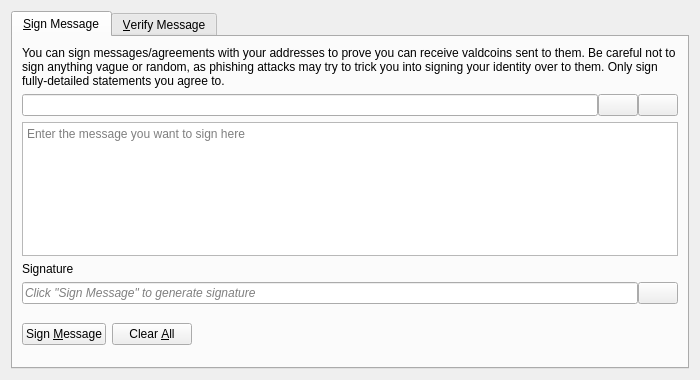
<?xml version="1.0" encoding="UTF-8"?>
<ui version="4.0">
 <class>SignVerifyMessageDialog</class>
 <widget class="QDialog" name="SignVerifyMessageDialog">
  <property name="geometry">
   <rect>
    <x>0</x>
    <y>0</y>
    <width>700</width>
    <height>380</height>
   </rect>
  </property>
  <property name="windowTitle">
   <string>Signatures - Sign / Verify a Message</string>
  </property>
  <property name="modal">
   <bool>true</bool>
  </property>
  <layout class="QVBoxLayout" name="verticalLayout">
   <item>
    <widget class="QTabWidget" name="tabWidget">
     <property name="currentIndex">
      <number>0</number>
     </property>
     <widget class="QWidget" name="tabSignMessage">
      <attribute name="title">
       <string>&amp;Sign Message</string>
      </attribute>
      <layout class="QVBoxLayout" name="verticalLayout_SM">
       <item>
        <widget class="QLabel" name="infoLabel_SM">
         <property name="text">
          <string>You can sign messages/agreements with your addresses to prove you can receive valdcoins sent to them. Be careful not to sign anything vague or random, as phishing attacks may try to trick you into signing your identity over to them. Only sign fully-detailed statements you agree to.</string>
         </property>
         <property name="textFormat">
          <enum>Qt::PlainText</enum>
         </property>
         <property name="wordWrap">
          <bool>true</bool>
         </property>
        </widget>
       </item>
       <item>
        <layout class="QHBoxLayout" name="horizontalLayout_1_SM">
         <property name="spacing">
          <number>0</number>
         </property>
         <item>
          <widget class="QValidatedLineEdit" name="addressIn_SM">
           <property name="toolTip">
            <string>The Valdcoin address to sign the message with</string>
           </property>
          </widget>
         </item>
         <item>
          <widget class="QPushButton" name="addressBookButton_SM">
           <property name="toolTip">
            <string>Choose previously used address</string>
           </property>
           <property name="text">
            <string/>
           </property>
           <property name="icon">
            <iconset resource="../valdcoin.qrc">
             <normaloff>:/icons/address-book</normaloff>:/icons/address-book</iconset>
           </property>
           <property name="shortcut">
            <string>Alt+A</string>
           </property>
           <property name="autoDefault">
            <bool>false</bool>
           </property>
          </widget>
         </item>
         <item>
          <widget class="QPushButton" name="pasteButton_SM">
           <property name="toolTip">
            <string>Paste address from clipboard</string>
           </property>
           <property name="text">
            <string/>
           </property>
           <property name="icon">
            <iconset resource="../valdcoin.qrc">
             <normaloff>:/icons/editpaste</normaloff>:/icons/editpaste</iconset>
           </property>
           <property name="shortcut">
            <string>Alt+P</string>
           </property>
           <property name="autoDefault">
            <bool>false</bool>
           </property>
          </widget>
         </item>
        </layout>
       </item>
       <item>
        <widget class="QPlainTextEdit" name="messageIn_SM">
         <property name="toolTip">
          <string>Enter the message you want to sign here</string>
         </property>
         <property name="placeholderText">
          <string>Enter the message you want to sign here</string>
         </property>
        </widget>
       </item>
       <item>
        <widget class="QLabel" name="signatureLabel_SM">
         <property name="text">
          <string>Signature</string>
         </property>
         <property name="textFormat">
          <enum>Qt::PlainText</enum>
         </property>
        </widget>
       </item>
       <item>
        <layout class="QHBoxLayout" name="horizontalLayout_2_SM">
         <property name="spacing">
          <number>0</number>
         </property>
         <item>
          <widget class="QLineEdit" name="signatureOut_SM">
           <property name="placeholderText">
            <string>Click "Sign Message" to generate signature</string>
           </property>
           <property name="font">
            <font>
             <italic>true</italic>
            </font>
           </property>
           <property name="readOnly">
            <bool>true</bool>
           </property>
          </widget>
         </item>
         <item>
          <widget class="QPushButton" name="copySignatureButton_SM">
           <property name="toolTip">
            <string>Copy the current signature to the system clipboard</string>
           </property>
           <property name="text">
            <string/>
           </property>
           <property name="icon">
            <iconset resource="../valdcoin.qrc">
             <normaloff>:/icons/editcopy</normaloff>:/icons/editcopy</iconset>
           </property>
           <property name="autoDefault">
            <bool>false</bool>
           </property>
          </widget>
         </item>
        </layout>
       </item>
       <item>
        <layout class="QHBoxLayout" name="horizontalLayout_3_SM">
         <item>
          <widget class="QPushButton" name="signMessageButton_SM">
           <property name="toolTip">
            <string>Sign the message to prove you own this Valdcoin address</string>
           </property>
           <property name="text">
            <string>Sign &amp;Message</string>
           </property>
           <property name="icon">
            <iconset resource="../valdcoin.qrc">
             <normaloff>:/icons/edit</normaloff>:/icons/edit</iconset>
           </property>
           <property name="autoDefault">
            <bool>false</bool>
           </property>
          </widget>
         </item>
         <item>
          <widget class="QPushButton" name="clearButton_SM">
           <property name="toolTip">
            <string>Reset all sign message fields</string>
           </property>
           <property name="text">
            <string>Clear &amp;All</string>
           </property>
           <property name="icon">
            <iconset resource="../valdcoin.qrc">
             <normaloff>:/icons/remove</normaloff>:/icons/remove</iconset>
           </property>
           <property name="autoDefault">
            <bool>false</bool>
           </property>
          </widget>
         </item>
         <item>
          <spacer name="horizontalSpacer_1_SM">
           <property name="orientation">
            <enum>Qt::Horizontal</enum>
           </property>
           <property name="sizeHint" stdset="0">
            <size>
             <width>40</width>
             <height>48</height>
            </size>
           </property>
          </spacer>
         </item>
         <item>
          <widget class="QLabel" name="statusLabel_SM">
           <property name="font">
            <font>
             <weight>75</weight>
             <bold>true</bold>
            </font>
           </property>
           <property name="text">
            <string/>
           </property>
           <property name="wordWrap">
            <bool>true</bool>
           </property>
          </widget>
         </item>
         <item>
          <spacer name="horizontalSpacer_2_SM">
           <property name="orientation">
            <enum>Qt::Horizontal</enum>
           </property>
           <property name="sizeHint" stdset="0">
            <size>
             <width>40</width>
             <height>48</height>
            </size>
           </property>
          </spacer>
         </item>
        </layout>
       </item>
      </layout>
     </widget>
     <widget class="QWidget" name="tabVerifyMessage">
      <attribute name="title">
       <string>&amp;Verify Message</string>
      </attribute>
      <layout class="QVBoxLayout" name="verticalLayout_VM">
       <item>
        <widget class="QLabel" name="infoLabel_VM">
         <property name="text">
          <string>Enter the receiver's address, message (ensure you copy line breaks, spaces, tabs, etc. exactly) and signature below to verify the message. Be careful not to read more into the signature than what is in the signed message itself, to avoid being tricked by a man-in-the-middle attack. Note that this only proves the signing party receives with the address, it cannot prove sendership of any transaction!</string>
         </property>
         <property name="textFormat">
          <enum>Qt::PlainText</enum>
         </property>
         <property name="alignment">
          <set>Qt::AlignLeading|Qt::AlignLeft|Qt::AlignTop</set>
         </property>
         <property name="wordWrap">
          <bool>true</bool>
         </property>
        </widget>
       </item>
       <item>
        <layout class="QHBoxLayout" name="horizontalLayout_1_VM">
         <property name="spacing">
          <number>0</number>
         </property>
         <item>
          <widget class="QValidatedLineEdit" name="addressIn_VM">
           <property name="toolTip">
            <string>The Valdcoin address the message was signed with</string>
           </property>
          </widget>
         </item>
         <item>
          <widget class="QPushButton" name="addressBookButton_VM">
           <property name="toolTip">
            <string>Choose previously used address</string>
           </property>
           <property name="text">
            <string/>
           </property>
           <property name="icon">
            <iconset resource="../valdcoin.qrc">
             <normaloff>:/icons/address-book</normaloff>:/icons/address-book</iconset>
           </property>
           <property name="shortcut">
            <string>Alt+A</string>
           </property>
           <property name="autoDefault">
            <bool>false</bool>
           </property>
          </widget>
         </item>
        </layout>
       </item>
       <item>
        <widget class="QPlainTextEdit" name="messageIn_VM">
          <property name="toolTip">
            <string>The signed message to verify</string>
          </property>
          <property name="placeholderText">
            <string>The signed message to verify</string>
          </property>
        </widget>
       </item>
       <item>
        <widget class="QValidatedLineEdit" name="signatureIn_VM">
          <property name="toolTip">
            <string>The signature given when the message was signed</string>
          </property>
          <property name="placeholderText">
            <string>The signature given when the message was signed</string>
          </property>
        </widget>
       </item>
       <item>
        <layout class="QHBoxLayout" name="horizontalLayout_2_VM">
         <item>
          <widget class="QPushButton" name="verifyMessageButton_VM">
           <property name="toolTip">
            <string>Verify the message to ensure it was signed with the specified Valdcoin address</string>
           </property>
           <property name="text">
            <string>Verify &amp;Message</string>
           </property>
           <property name="icon">
            <iconset resource="../valdcoin.qrc">
             <normaloff>:/icons/transaction_0</normaloff>:/icons/transaction_0</iconset>
           </property>
           <property name="autoDefault">
            <bool>false</bool>
           </property>
          </widget>
         </item>
         <item>
          <widget class="QPushButton" name="clearButton_VM">
           <property name="toolTip">
            <string>Reset all verify message fields</string>
           </property>
           <property name="text">
            <string>Clear &amp;All</string>
           </property>
           <property name="icon">
            <iconset resource="../valdcoin.qrc">
             <normaloff>:/icons/remove</normaloff>:/icons/remove</iconset>
           </property>
           <property name="autoDefault">
            <bool>false</bool>
           </property>
          </widget>
         </item>
         <item>
          <spacer name="horizontalSpacer_1_VM">
           <property name="orientation">
            <enum>Qt::Horizontal</enum>
           </property>
           <property name="sizeHint" stdset="0">
            <size>
             <width>40</width>
             <height>48</height>
            </size>
           </property>
          </spacer>
         </item>
         <item>
          <widget class="QLabel" name="statusLabel_VM">
           <property name="font">
            <font>
             <weight>75</weight>
             <bold>true</bold>
            </font>
           </property>
           <property name="text">
            <string/>
           </property>
           <property name="wordWrap">
            <bool>true</bool>
           </property>
          </widget>
         </item>
         <item>
          <spacer name="horizontalSpacer_2_VM">
           <property name="orientation">
            <enum>Qt::Horizontal</enum>
           </property>
           <property name="sizeHint" stdset="0">
            <size>
             <width>40</width>
             <height>48</height>
            </size>
           </property>
          </spacer>
         </item>
        </layout>
       </item>
      </layout>
     </widget>
    </widget>
   </item>
  </layout>
 </widget>
 <customwidgets>
  <customwidget>
   <class>QValidatedLineEdit</class>
   <extends>QLineEdit</extends>
   <header>qt/qvalidatedlineedit.h</header>
  </customwidget>
 </customwidgets>
 <resources>
  <include location="../valdcoin.qrc"/>
 </resources>
 <connections/>
</ui>
